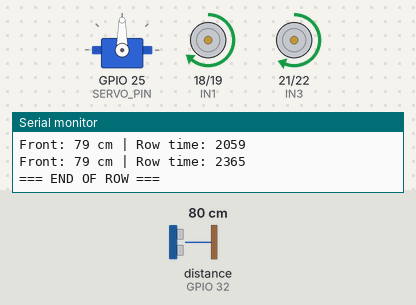
This sketch was run on a simulated ESP32. Parts: servo, motor-driver pin pairs drawn as motors (green arrow = first pin HIGH = forward, orange = second pin HIGH = backward, longer = more drive, scaled by the enable pin), the last lines printed to the serial monitor. Wiring (inferred from the names in the program): ultrasonic range finder: trigger GPIO 33; echo GPIO 32. Inputs (shaded band) come from the test bench; at power-on: distance to the obstacle (sensor on GPIO 32) 80 cm. The echo pulse lasts 58.3 µs per cm.

Above: at 5.2 s.
5.3 s: distance to the obstacle (sensor on GPIO 32) set to 15 cm
At 6.1 s:
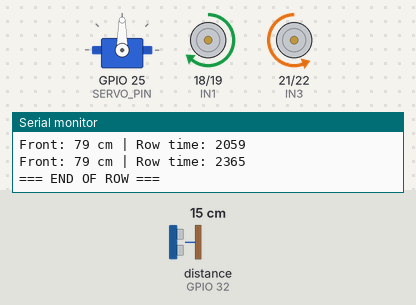
8.1 s: distance to the obstacle (sensor on GPIO 32) set to 12 cm
At 9.5 s:
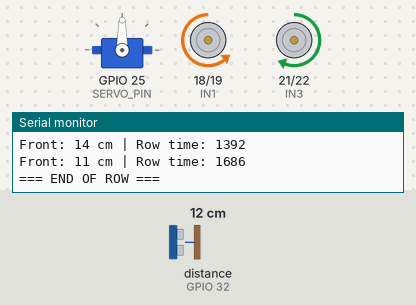
11.1 s: distance to the obstacle (sensor on GPIO 32) set to 18 cm
At 11.38 s:
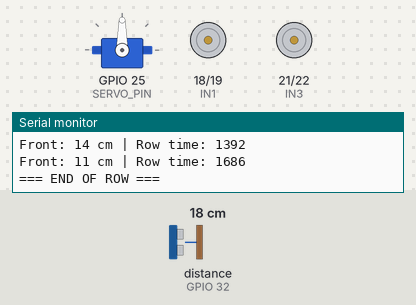
Timing chart, 0 to 16.6 s (numbered marks = the images above; inputs shaded):
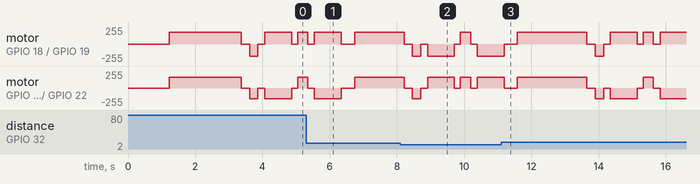

Measured:
- the behaviour switches between 14 and 13 cm on distance to the obstacle (sensor on GPIO 32) (found by bisection; images 1 and 2)

The sketch:

robot_mopping_main.ino
```cpp
#include <ESP32Servo.h>

#define TRIG_PIN   33
#define ECHO_PIN   32
#define SERVO_PIN  25

#define IN1 18
#define IN2 19
#define IN3 21
#define IN4 22
#define ENA 5
#define ENB 17

Servo scanServo;

const int LEFT_SPEED = 180;
const int RIGHT_SPEED = 160;

const int OBSTACLE_DISTANCE = 12;

const int CENTER_ANGLE = 90;

const unsigned long MAX_ROW_TIME = 2200;

const int TURN_90_TIME = 800;

const int SHIFT_TIME = 300;

unsigned long rowStartTime = 0;

bool turnRightAtRowEnd = true;

void stopCar() {
  digitalWrite(IN1, LOW);
  digitalWrite(IN2, LOW);
  digitalWrite(IN3, LOW);
  digitalWrite(IN4, LOW);

  analogWrite(ENA, 0);
  analogWrite(ENB, 0);
}

void moveForward() {
  digitalWrite(IN1, HIGH);
  digitalWrite(IN2, LOW);

  digitalWrite(IN3, HIGH);
  digitalWrite(IN4, LOW);

  analogWrite(ENA, LEFT_SPEED);
  analogWrite(ENB, RIGHT_SPEED);
}

void moveBackward() {
  digitalWrite(IN1, LOW);
  digitalWrite(IN2, HIGH);

  digitalWrite(IN3, LOW);
  digitalWrite(IN4, HIGH);

  analogWrite(ENA, LEFT_SPEED);
  analogWrite(ENB, RIGHT_SPEED);
}

void turnLeft() {
  digitalWrite(IN1, LOW);
  digitalWrite(IN2, HIGH);

  digitalWrite(IN3, HIGH);
  digitalWrite(IN4, LOW);

  analogWrite(ENA, LEFT_SPEED);
  analogWrite(ENB, RIGHT_SPEED);
}

void turnRight() {
  digitalWrite(IN1, HIGH);
  digitalWrite(IN2, LOW);

  digitalWrite(IN3, LOW);
  digitalWrite(IN4, HIGH);

  analogWrite(ENA, LEFT_SPEED);
  analogWrite(ENB, RIGHT_SPEED);
}

long readDistanceCM() {
  digitalWrite(TRIG_PIN, LOW);
  delayMicroseconds(3);

  digitalWrite(TRIG_PIN, HIGH);
  delayMicroseconds(10);
  digitalWrite(TRIG_PIN, LOW);

  long duration = pulseIn(ECHO_PIN, HIGH, 30000);

  if (duration == 0) {
    return 999;
  }

  long distance = duration * 0.034 / 2;
  return distance;
}

long readDistanceAverage(int samples = 3) {
  long sum = 0;
  int validCount = 0;

  for (int i = 0; i < samples; i++) {
    long d = readDistanceCM();

    if (d > 0 && d < 500) {
      sum += d;
      validCount++;
    }

    delay(30);
  }

  if (validCount == 0) {
    return 999;
  }

  return sum / validCount;
}

void rotateLeft90() {
  turnLeft();
  delay(TURN_90_TIME);

  stopCar();
  delay(180);
}

void rotateRight90() {
  turnRight();
  delay(TURN_90_TIME);

  stopCar();
  delay(180);
}

void goToNextRow() {
  Serial.println("=== END OF ROW ===");

  stopCar();
  delay(250);

  moveBackward();
  delay(250);

  stopCar();
  delay(200);

  if (turnRightAtRowEnd) {
    rotateRight90();

    moveForward();
    delay(SHIFT_TIME);

    stopCar();
    delay(200);

    rotateRight90();
  }
  else {
    rotateLeft90();

    moveForward();
    delay(SHIFT_TIME);

    stopCar();
    delay(200);

    rotateLeft90();
  }

  turnRightAtRowEnd = !turnRightAtRowEnd;
  rowStartTime = millis();
}

void setup() {
  Serial.begin(115200);

  pinMode(TRIG_PIN, OUTPUT);
  pinMode(ECHO_PIN, INPUT);

  pinMode(IN1, OUTPUT);
  pinMode(IN2, OUTPUT);
  pinMode(IN3, OUTPUT);
  pinMode(IN4, OUTPUT);
  pinMode(ENA, OUTPUT);
  pinMode(ENB, OUTPUT);

  scanServo.setPeriodHertz(50);
  scanServo.attach(SERVO_PIN, 500, 2400);

  scanServo.write(CENTER_ANGLE);

  stopCar();
  delay(1000);

  rowStartTime = millis();
}

void loop() {
  scanServo.write(CENTER_ANGLE);
  delay(120);

  long frontDistance = readDistanceAverage(3);
  unsigned long currentRowTime = millis() - rowStartTime;

  Serial.print("Front: ");
  Serial.print(frontDistance);
  Serial.print(" cm | Row time: ");
  Serial.println(currentRowTime);

  if (frontDistance > OBSTACLE_DISTANCE && currentRowTime < MAX_ROW_TIME) {
    moveForward();
    delay(80);
    return;
  }

  goToNextRow();
}
```
